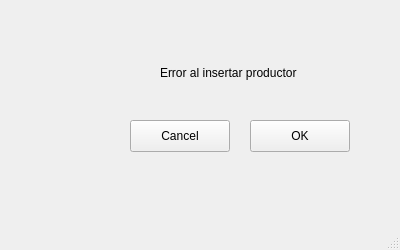
<?xml version="1.0" encoding="UTF-8"?>
<ui version="4.0">
 <class>MainWindow</class>
 <widget class="QMainWindow" name="MainWindow">
  <property name="geometry">
   <rect>
    <x>0</x>
    <y>0</y>
    <width>400</width>
    <height>250</height>
   </rect>
  </property>
  <property name="windowTitle">
   <string>MainWindow</string>
  </property>
  <property name="styleSheet">
   <string notr="true"/>
  </property>
  <widget class="QWidget" name="centralwidget">
   <widget class="QLabel" name="label">
    <property name="geometry">
     <rect>
      <x>160</x>
      <y>60</y>
      <width>181</width>
      <height>25</height>
     </rect>
    </property>
    <property name="text">
     <string>Error al insertar productor</string>
    </property>
   </widget>
   <widget class="QPushButton" name="pushButton">
    <property name="geometry">
     <rect>
      <x>250</x>
      <y>120</y>
      <width>100</width>
      <height>32</height>
     </rect>
    </property>
    <property name="text">
     <string>OK</string>
    </property>
   </widget>
   <widget class="QPushButton" name="pushButton_2">
    <property name="geometry">
     <rect>
      <x>130</x>
      <y>120</y>
      <width>100</width>
      <height>32</height>
     </rect>
    </property>
    <property name="text">
     <string>Cancel</string>
    </property>
   </widget>
  </widget>
  <widget class="QStatusBar" name="statusbar"/>
 </widget>
 <resources>
  <include location="../63927.qrc"/>
 </resources>
 <connections/>
</ui>
